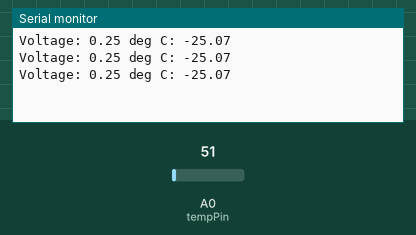
A sketch run on a simulated Arduino Uno, built with avr-gcc and run on an emulated ATmega328P. Parts: the last lines printed to the serial monitor. The inputs (shaded band) are chosen by the test bench; at power-on: A0 (tempPin) = 51.

Above: at 1.3 s.
1.4 s: A0 (tempPin) set to 61
At 1.9 s:
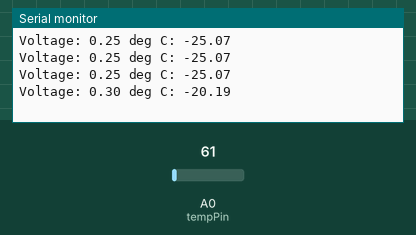
2.9 s: A0 (tempPin) set to 71
At 3.4 s:
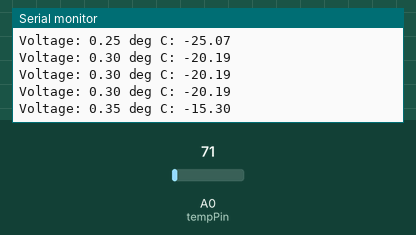
Timing chart, 0 to 5.9 s (numbered marks = the images above; inputs shaded):
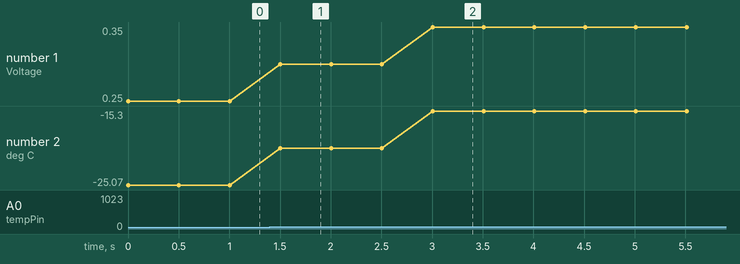

The sketch:

Temp_sensor_test.ino
```cpp
const int tempPin = A0;
void setup() {

  // put your setup code here, to run once:
  Serial.begin(9600);

}

void loop() {
  // put your main code here, to run repeatedly:
  float voltage;
  float tempC;


  voltage = analogRead(tempPin) * 5.0 / 1023;
  tempC = 100.0 * voltage - 50;

  Serial.print("Voltage: ");
  Serial.print(voltage);
  Serial.print(" deg C: ");
  Serial.println(tempC);
  delay(500);

}
```

Measured:
- after the input at 1.4 s, the serial monitor: prints a new line after 0.10 s (image 1)
- after the input at 2.9 s, the serial monitor: prints a new line after 0.11 s (image 2)
- plotted number 1: 0.25 → 0.3 after the input at 1.4 s, 0.3 → 0.35 after the input at 2.9 s
- plotted number 2: -25.07 → -20.19 after the input at 1.4 s, -20.19 → -15.3 after the input at 2.9 s
